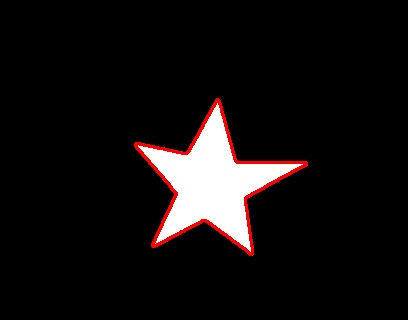
#> input picture TPS/TP2/contornos_prueba/stars/WhatsApp Image 2025-09-18 at 22.45.26.jpeg, 408 x 320 px, given as the content of the folder ./shapes/5-point-star, which was not available
$ python -i hu_moments_generation.py   (imports and definitions only)
#> lines starting #> are read from the running program, lines starting #| are printed output that depends on the picture; after the words box and inside, x2 and y2 are one past the last pixel; in counts of white or black regions, pixels touching at a corner belong together; pictures that were not available may be replaced by others from this repository, and a replacement may not be noted
import cv2
import csv
import glob
import numpy
import math
import os

# Escribo los valores de los momentos de Hu en el archivo
def write_hu_moments(label, writer, base_path="./shapes"):
    path = os.path.join(base_path, label, "*")
    files = glob.glob(path)
    if not files:
        print(f"[WARN] No se encontraron imágenes en {path}")
        return

    for file in files:
        hu = hu_moments_of_file(file)
        flattened = hu.ravel()
        row = numpy.append(flattened, label)
        writer.writerow(row)

def generate_hu_moments_file(output_path, base_path="./shapes"):
    with open(output_path, 'w', newline='') as file:
        writer = csv.writer(file)
        # Escribir encabezado
        header = [f"hu{i+1}" for i in range(7)] + ["label"]
        writer.writerow(header)

        # Escribir datos de cada clase
        write_hu_moments("5-point-star", writer, base_path)
        write_hu_moments("rectangle", writer, base_path)
        write_hu_moments("triangle", writer, base_path)

# Encargada de generar los momentos de Hu para las imagenes
def hu_moments_of_file(filename):
    image = cv2.imread(filename)
#> image is the input picture: shape (320, 408, 3); mean B, G, R 16.3, 16.3, 20
    if image is None:
        raise FileNotFoundError(f"No pude abrir la imagen {filename}")
    gray = cv2.cvtColor(image, cv2.COLOR_RGB2GRAY)
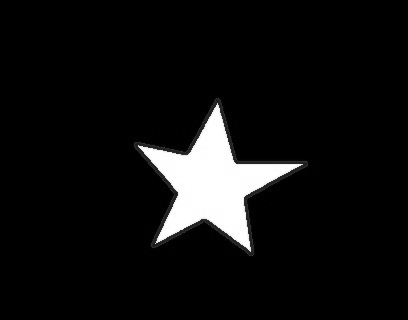
#> gray: shape (320, 408); min 0, max 255, mean 16.7
    bin = cv2.adaptiveThreshold(gray, 255, cv2.ADAPTIVE_THRESH_GAUSSIAN_C,
                                cv2.THRESH_BINARY, 67, 2)
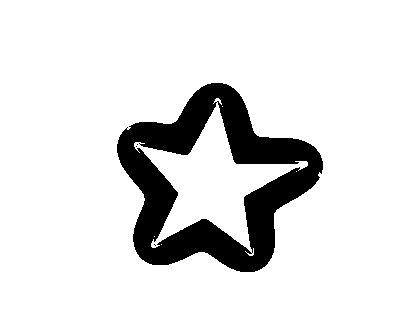
#> bin: shape (320, 408); 87.8% white; 4 black regions (3 under 20 px), largest, box (x1, y1, x2, y2) and area: (117, 83, 323, 272) 15934

    # Invertir para que la figura quede en blanco
    bin = 255 - bin
    kernel = numpy.ones((3, 3), numpy.uint8)
    bin = cv2.morphologyEx(bin, cv2.MORPH_ERODE, kernel)
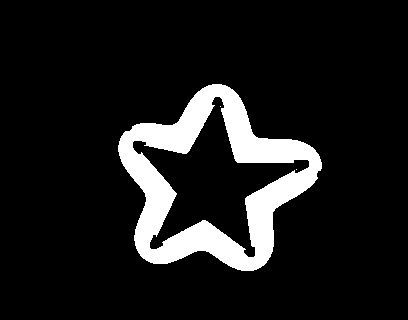
#> bin: shape (320, 408); 10.8% white; 3 white regions (2 under 20 px)

    contours, _ = cv2.findContours(bin, cv2.RETR_LIST, cv2.CHAIN_APPROX_SIMPLE)
#> contours = 4 contours, 2 with area under 20; largest, box (x1, y1, x2, y2) and area: (118, 84, 322, 271) 23264, (132, 96, 310, 258) 9760
    if not contours:
        raise ValueError(f"No se encontraron contornos en {filename}")

    shape_contour = max(contours, key=cv2.contourArea)
#> shape_contour = contour of 310 points, box (x1, y1, x2, y2) (118, 84, 322, 271), area 23264
    moments = cv2.moments(shape_contour)
#> moments = moments, m00 23264.5, centre m10/m00, m01/m00 = (212.7, 181.8)
    huMoments = cv2.HuMoments(moments)
#> huMoments = [0.173, 0.00012, 9.17e-05, 1.6e-06, 1.61e-11, 1.63e-08, 1.08e-11]

    # Log scale
    for i in range(7):
        huMoments[i] = -1 * math.copysign(1.0, huMoments[i]) * math.log10(abs(huMoments[i]))
#> after the loop, huMoments = [0.762, 3.92, 4.04, 5.8, 10.79, 7.79, 10.97]
    return huMoments

>>> result = generate_hu_moments_file('../../TPS/TP2/contornos_prueba/stars/WhatsApp Image 2025-09-18 at 22.45.26.jpeg')

$ run again, on TPS/TP2/contornos_prueba/stars/star_018.jpg
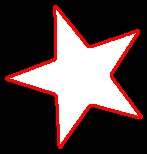
#> input picture TPS/TP2/contornos_prueba/stars/star_018.jpg, 147 x 154 px, given as the content of the folder ./shapes/5-point-star, which was not available
#> in hu_moments_of_file, image is the input picture: shape (154, 147, 3); mean B, G, R 66.1, 66.1, 83.9
#> in hu_moments_of_file, `bin = cv2.adaptiveThreshold(gray, 255, cv2.ADAPTIVE_THRESH_GAUSSIAN_C,..`:
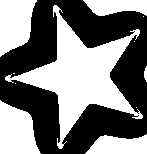
#> bin: shape (154, 147); 48.1% white; 11 white regions (5 under 20 px), largest, box (x1, y1, x2, y2) and area: (5, 5, 143, 149) 6024, (0, 100, 41, 154) 1590, (0, 0, 37, 57) 1533, (85, 134, 147, 154) 932, (83, 0, 147, 16) 774, (144, 66, 147, 82) 35
#> in hu_moments_of_file, `bin = cv2.morphologyEx(bin, cv2.MORPH_ERODE, kernel)`:
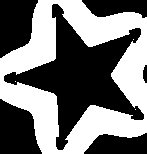
#> bin: shape (154, 147); 46.4% white; 4 white regions (3 under 20 px)
#> contours = 5 contours, 3 with area under 20; largest, box (x1, y1, x2, y2) and area: (0, 0, 147, 154) 17110, (3, 3, 145, 151) 7146
#> shape_contour = contour of 160 points, box (x1, y1, x2, y2) (0, 0, 147, 154), area 17110
#> moments = moments, m00 17109.5, centre m10/m00, m01/m00 = (78.85, 75.7)
#> in hu_moments_of_file, `huMoments = cv2.HuMoments(moments)`: huMoments = [0.166, 1.5e-05, 4.72e-06, 2.23e-08, 5.19e-15, 1.78e-11, -5.05e-15]
#> after the loop in hu_moments_of_file, `for i in range(7):`: huMoments = [0.781, 4.82, 5.33, 7.65, 14.29, 10.75, -14.3]

$ run again, on TPS/TP2/contornos_prueba/stars/star_028.jpg
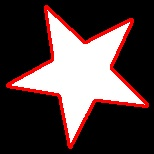
#> input picture TPS/TP2/contornos_prueba/stars/star_028.jpg, 154 x 154 px, given as the content of the folder ./shapes/5-point-star, which was not available
#> in hu_moments_of_file, image is the input picture: shape (154, 154, 3); mean B, G, R 65.2, 65.3, 82.6
#> in hu_moments_of_file, `bin = cv2.adaptiveThreshold(gray, 255, cv2.ADAPTIVE_THRESH_GAUSSIAN_C,..`:
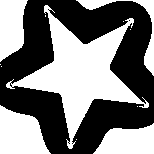
#> bin: shape (154, 154); 47.9% white; 12 white regions (7 under 20 px), largest, box (x1, y1, x2, y2) and area: (6, 5, 149, 149) 6206, (0, 105, 51, 154) 1750, (93, 123, 154, 154) 1361, (0, 0, 28, 62) 1296, (76, 0, 154, 76) 741
#> in hu_moments_of_file, `bin = cv2.morphologyEx(bin, cv2.MORPH_ERODE, kernel)`:
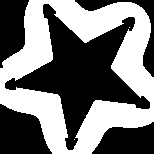
#> bin: shape (154, 154); 46.4% white; 3 white regions (2 under 20 px)
#> contours = 4 contours, 2 with area under 20; largest, box (x1, y1, x2, y2) and area: (0, 0, 154, 154) 17815, (4, 3, 151, 151) 7350
#> shape_contour = contour of 186 points, box (x1, y1, x2, y2) (0, 0, 154, 154), area 17815
#> moments = moments, m00 17815, centre m10/m00, m01/m00 = (80.46, 72.06)
#> in hu_moments_of_file, `huMoments = cv2.HuMoments(moments)`: huMoments = [0.166, 2.25e-05, 1.57e-05, 1.86e-07, 3.01e-13, 8.83e-10, 1.03e-13]
#> after the loop in hu_moments_of_file, `for i in range(7):`: huMoments = [0.779, 4.65, 4.8, 6.73, 12.52, 9.05, 12.99]
